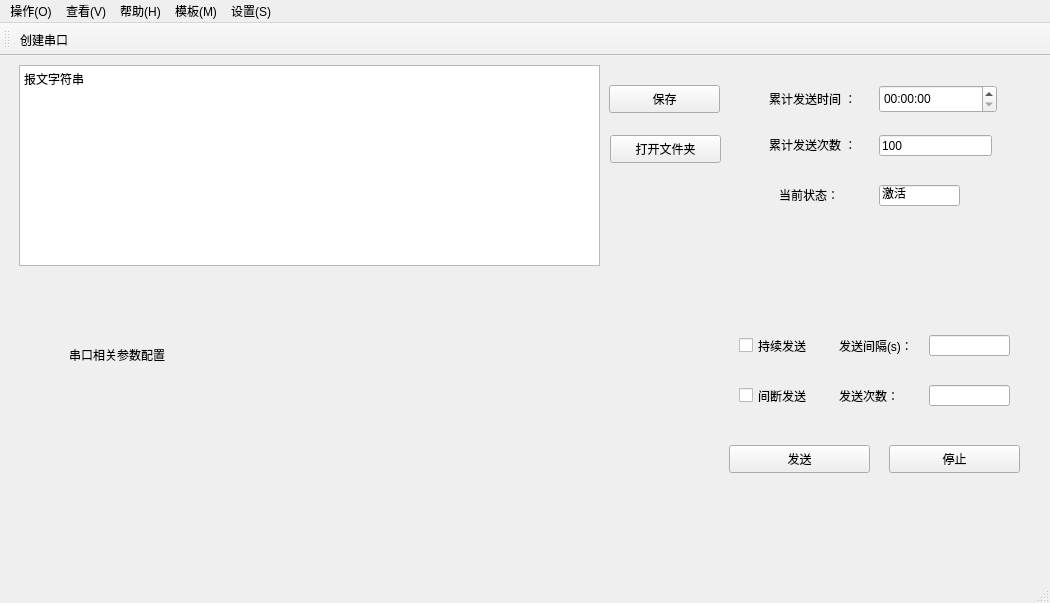
<?xml version="1.0" encoding="UTF-8"?>
<ui version="4.0">
 <class>MainWindow</class>
 <widget class="QMainWindow" name="MainWindow">
  <property name="geometry">
   <rect>
    <x>0</x>
    <y>0</y>
    <width>1050</width>
    <height>603</height>
   </rect>
  </property>
  <property name="minimumSize">
   <size>
    <width>1050</width>
    <height>603</height>
   </size>
  </property>
  <property name="windowTitle">
   <string>NetWork</string>
  </property>
  <property name="windowIcon">
   <iconset resource="res.qrc">
    <normaloff>:/new/prefix1/icon/title.png</normaloff>:/new/prefix1/icon/title.png</iconset>
  </property>
  <widget class="QWidget" name="centralwidget">
   <property name="minimumSize">
    <size>
     <width>830</width>
     <height>0</height>
    </size>
   </property>
   <property name="layoutDirection">
    <enum>Qt::LeftToRight</enum>
   </property>
   <layout class="QGridLayout" name="gridLayout" rowstretch="0" columnstretch="0,0">
    <property name="sizeConstraint">
     <enum>QLayout::SetDefaultConstraint</enum>
    </property>
    <property name="bottomMargin">
     <number>0</number>
    </property>
    <item row="0" column="1">
     <widget class="QWidget" name="widget" native="true">
      <widget class="QWidget" name="send_setting" native="true">
       <property name="geometry">
        <rect>
         <x>720</x>
         <y>260</y>
         <width>301</width>
         <height>201</height>
        </rect>
       </property>
       <widget class="QPushButton" name="pushButton">
        <property name="geometry">
         <rect>
          <x>0</x>
          <y>120</y>
          <width>141</width>
          <height>28</height>
         </rect>
        </property>
        <property name="text">
         <string>发送</string>
        </property>
       </widget>
       <widget class="QCheckBox" name="checkBox">
        <property name="geometry">
         <rect>
          <x>10</x>
          <y>10</y>
          <width>100</width>
          <height>21</height>
         </rect>
        </property>
        <property name="text">
         <string>持续发送</string>
        </property>
       </widget>
       <widget class="QPushButton" name="pushButton_2">
        <property name="geometry">
         <rect>
          <x>160</x>
          <y>120</y>
          <width>131</width>
          <height>28</height>
         </rect>
        </property>
        <property name="text">
         <string>停止</string>
        </property>
       </widget>
       <widget class="QLineEdit" name="lineEdit">
        <property name="geometry">
         <rect>
          <x>200</x>
          <y>10</y>
          <width>81</width>
          <height>21</height>
         </rect>
        </property>
       </widget>
       <widget class="QLabel" name="label_3">
        <property name="geometry">
         <rect>
          <x>110</x>
          <y>10</y>
          <width>101</width>
          <height>21</height>
         </rect>
        </property>
        <property name="text">
         <string>发送间隔(s)：</string>
        </property>
       </widget>
       <widget class="QCheckBox" name="checkBox_2">
        <property name="geometry">
         <rect>
          <x>10</x>
          <y>60</y>
          <width>100</width>
          <height>21</height>
         </rect>
        </property>
        <property name="text">
         <string>间断发送</string>
        </property>
       </widget>
       <widget class="QLabel" name="label_4">
        <property name="geometry">
         <rect>
          <x>110</x>
          <y>60</y>
          <width>101</width>
          <height>21</height>
         </rect>
        </property>
        <property name="text">
         <string>发送次数：</string>
        </property>
       </widget>
       <widget class="QLineEdit" name="lineEdit_2">
        <property name="geometry">
         <rect>
          <x>200</x>
          <y>60</y>
          <width>81</width>
          <height>21</height>
         </rect>
        </property>
       </widget>
      </widget>
      <widget class="QWidget" name="widget_2" native="true">
       <property name="geometry">
        <rect>
         <x>730</x>
         <y>10</y>
         <width>301</width>
         <height>181</height>
        </rect>
       </property>
       <widget class="QTimeEdit" name="timeEdit">
        <property name="geometry">
         <rect>
          <x>140</x>
          <y>10</y>
          <width>118</width>
          <height>28</height>
         </rect>
        </property>
       </widget>
       <widget class="QLabel" name="label">
        <property name="geometry">
         <rect>
          <x>30</x>
          <y>8</y>
          <width>111</width>
          <height>31</height>
         </rect>
        </property>
        <property name="text">
         <string>累计发送时间 ：</string>
        </property>
       </widget>
       <widget class="QLabel" name="label_2">
        <property name="geometry">
         <rect>
          <x>30</x>
          <y>60</y>
          <width>101</width>
          <height>19</height>
         </rect>
        </property>
        <property name="text">
         <string>累计发送次数 ：</string>
        </property>
       </widget>
       <widget class="QLineEdit" name="lineEdit_3">
        <property name="geometry">
         <rect>
          <x>140</x>
          <y>60</y>
          <width>113</width>
          <height>21</height>
         </rect>
        </property>
        <property name="text">
         <string>100</string>
        </property>
       </widget>
       <widget class="QLabel" name="label_5">
        <property name="geometry">
         <rect>
          <x>40</x>
          <y>110</y>
          <width>69</width>
          <height>19</height>
         </rect>
        </property>
        <property name="text">
         <string>当前状态：</string>
        </property>
       </widget>
       <widget class="QLineEdit" name="lineEdit_4">
        <property name="geometry">
         <rect>
          <x>140</x>
          <y>110</y>
          <width>81</width>
          <height>21</height>
         </rect>
        </property>
        <property name="text">
         <string>激活</string>
        </property>
       </widget>
      </widget>
      <widget class="QWidget" name="widget_3" native="true">
       <property name="geometry">
        <rect>
         <x>0</x>
         <y>-10</y>
         <width>721</width>
         <height>211</height>
        </rect>
       </property>
       <widget class="QTextEdit" name="textEdit">
        <property name="geometry">
         <rect>
          <x>10</x>
          <y>10</y>
          <width>581</width>
          <height>201</height>
         </rect>
        </property>
        <property name="html">
         <string>&lt;!DOCTYPE HTML PUBLIC &quot;-//W3C//DTD HTML 4.0//EN&quot; &quot;http://www.w3.org/TR/REC-html40/strict.dtd&quot;&gt;
&lt;html&gt;&lt;head&gt;&lt;meta name=&quot;qrichtext&quot; content=&quot;1&quot; /&gt;&lt;meta charset=&quot;utf-8&quot; /&gt;&lt;style type=&quot;text/css&quot;&gt;
p, li { white-space: pre-wrap; }
hr { height: 1px; border-width: 0; }
li.unchecked::marker { content: &quot;\2610&quot;; }
li.checked::marker { content: &quot;\2612&quot;; }
&lt;/style&gt;&lt;/head&gt;&lt;body style=&quot; font-family:'Microsoft YaHei UI'; font-size:9pt; font-weight:400; font-style:normal;&quot;&gt;
&lt;p style=&quot; margin-top:0px; margin-bottom:0px; margin-left:0px; margin-right:0px; -qt-block-indent:0; text-indent:0px;&quot;&gt;报文字符串&lt;/p&gt;
&lt;p style=&quot;-qt-paragraph-type:empty; margin-top:0px; margin-bottom:0px; margin-left:0px; margin-right:0px; -qt-block-indent:0; text-indent:0px;&quot;&gt;&lt;br /&gt;&lt;/p&gt;&lt;/body&gt;&lt;/html&gt;</string>
        </property>
       </widget>
       <widget class="QPushButton" name="pushButton_3">
        <property name="geometry">
         <rect>
          <x>600</x>
          <y>30</y>
          <width>111</width>
          <height>28</height>
         </rect>
        </property>
        <property name="text">
         <string>保存</string>
        </property>
       </widget>
       <widget class="QPushButton" name="pushButton_4">
        <property name="geometry">
         <rect>
          <x>601</x>
          <y>80</y>
          <width>111</width>
          <height>28</height>
         </rect>
        </property>
        <property name="text">
         <string>打开文件夹</string>
        </property>
       </widget>
      </widget>
      <widget class="QWidget" name="widget_4" native="true">
       <property name="geometry">
        <rect>
         <x>20</x>
         <y>250</y>
         <width>691</width>
         <height>231</height>
        </rect>
       </property>
       <widget class="QLabel" name="label_6">
        <property name="geometry">
         <rect>
          <x>40</x>
          <y>30</y>
          <width>151</width>
          <height>19</height>
         </rect>
        </property>
        <property name="text">
         <string>串口相关参数配置</string>
        </property>
       </widget>
      </widget>
     </widget>
    </item>
   </layout>
  </widget>
  <widget class="QStatusBar" name="statusbar"/>
  <widget class="QToolBar" name="toolBar_2">
   <property name="contextMenuPolicy">
    <enum>Qt::PreventContextMenu</enum>
   </property>
   <property name="windowTitle">
    <string>toolBar_2</string>
   </property>
   <property name="toolButtonStyle">
    <enum>Qt::ToolButtonTextBesideIcon</enum>
   </property>
   <attribute name="toolBarArea">
    <enum>TopToolBarArea</enum>
   </attribute>
   <attribute name="toolBarBreak">
    <bool>false</bool>
   </attribute>
   <addaction name="action_3"/>
  </widget>
  <widget class="QMenuBar" name="menubar">
   <property name="geometry">
    <rect>
     <x>0</x>
     <y>0</y>
     <width>1050</width>
     <height>24</height>
    </rect>
   </property>
   <widget class="QMenu" name="menu_O">
    <property name="title">
     <string>操作(O)</string>
    </property>
    <addaction name="action_3"/>
    <addaction name="separator"/>
    <addaction name="separator"/>
   </widget>
   <widget class="QMenu" name="menu_S">
    <property name="title">
     <string>设置(S)</string>
    </property>
    <widget class="QMenu" name="menu_language">
     <property name="title">
      <string>语言/language</string>
     </property>
     <addaction name="action_11"/>
     <addaction name="actionEnglish"/>
    </widget>
    <addaction name="menu_language"/>
   </widget>
   <widget class="QMenu" name="menu_H">
    <property name="title">
     <string>帮助(H)</string>
    </property>
    <addaction name="action_12"/>
   </widget>
   <widget class="QMenu" name="menu_V">
    <property name="title">
     <string>查看(V)</string>
    </property>
    <addaction name="action_10"/>
    <addaction name="action_13"/>
   </widget>
   <widget class="QMenu" name="menu_M">
    <property name="title">
     <string>模板(M)</string>
    </property>
    <addaction name="action_14"/>
    <addaction name="action_16"/>
    <addaction name="action_17"/>
   </widget>
   <addaction name="menu_O"/>
   <addaction name="menu_V"/>
   <addaction name="menu_H"/>
   <addaction name="menu_M"/>
   <addaction name="menu_S"/>
  </widget>
  <action name="action">
   <property name="icon">
    <iconset resource="res.qrc">
     <normaloff>:/new/prefix1/icon/createconnect.png</normaloff>:/new/prefix1/icon/createconnect.png</iconset>
   </property>
   <property name="text">
    <string>创建连接</string>
   </property>
  </action>
  <action name="action_2">
   <property name="icon">
    <iconset resource="res.qrc">
     <normaloff>:/new/prefix1/icon/createserver.png</normaloff>:/new/prefix1/icon/createserver.png</iconset>
   </property>
   <property name="text">
    <string>创建服务器</string>
   </property>
  </action>
  <action name="action_3">
   <property name="icon">
    <iconset resource="res.qrc">
     <normaloff>:/new/prefix1/icon/createchuankou.png</normaloff>:/new/prefix1/icon/createchuankou.png</iconset>
   </property>
   <property name="text">
    <string>创建串口</string>
   </property>
  </action>
  <action name="action_4">
   <property name="icon">
    <iconset resource="res.qrc">
     <normaloff>:/new/prefix1/icon/allconnect.png</normaloff>:/new/prefix1/icon/allconnect.png</iconset>
   </property>
   <property name="text">
    <string>全部连接</string>
   </property>
  </action>
  <action name="action_5">
   <property name="icon">
    <iconset resource="res.qrc">
     <normaloff>:/new/prefix1/icon/sloveall.png</normaloff>:/new/prefix1/icon/sloveall.png</iconset>
   </property>
   <property name="text">
    <string>收藏全部</string>
   </property>
  </action>
  <action name="action_6">
   <property name="icon">
    <iconset resource="res.qrc">
     <normaloff>:/new/prefix1/icon/allunconnect.png</normaloff>:/new/prefix1/icon/allunconnect.png</iconset>
   </property>
   <property name="text">
    <string>全部断开</string>
   </property>
  </action>
  <action name="action_7">
   <property name="icon">
    <iconset resource="res.qrc">
     <normaloff>:/new/prefix1/icon/exit.png</normaloff>:/new/prefix1/icon/exit.png</iconset>
   </property>
   <property name="text">
    <string>退出</string>
   </property>
  </action>
  <action name="action_8">
   <property name="icon">
    <iconset resource="res.qrc">
     <normaloff>:/new/prefix1/icon/delete.png</normaloff>:/new/prefix1/icon/delete.png</iconset>
   </property>
   <property name="text">
    <string>删除全部客户端</string>
   </property>
  </action>
  <action name="action_11">
   <property name="checkable">
    <bool>true</bool>
   </property>
   <property name="checked">
    <bool>true</bool>
   </property>
   <property name="text">
    <string>中文</string>
   </property>
  </action>
  <action name="actionEnglish">
   <property name="checkable">
    <bool>true</bool>
   </property>
   <property name="text">
    <string>English</string>
   </property>
  </action>
  <action name="action_12">
   <property name="text">
    <string>关于(A)</string>
   </property>
  </action>
  <action name="action_9">
   <property name="icon">
    <iconset resource="res.qrc">
     <normaloff>:/new/prefix1/icon/delete.png</normaloff>:/new/prefix1/icon/delete.png</iconset>
   </property>
   <property name="text">
    <string>删除全部服务器</string>
   </property>
  </action>
  <action name="action_10">
   <property name="checkable">
    <bool>true</bool>
   </property>
   <property name="checked">
    <bool>true</bool>
   </property>
   <property name="text">
    <string>工具栏</string>
   </property>
  </action>
  <action name="action_13">
   <property name="checkable">
    <bool>true</bool>
   </property>
   <property name="checked">
    <bool>true</bool>
   </property>
   <property name="text">
    <string>属性栏</string>
   </property>
  </action>
  <action name="action_14">
   <property name="text">
    <string>模板设置</string>
   </property>
  </action>
  <action name="action_16">
   <property name="text">
    <string>导出</string>
   </property>
  </action>
  <action name="action_17">
   <property name="text">
    <string>导入</string>
   </property>
  </action>
 </widget>
 <resources>
  <include location="res.qrc"/>
 </resources>
 <connections/>
</ui>
